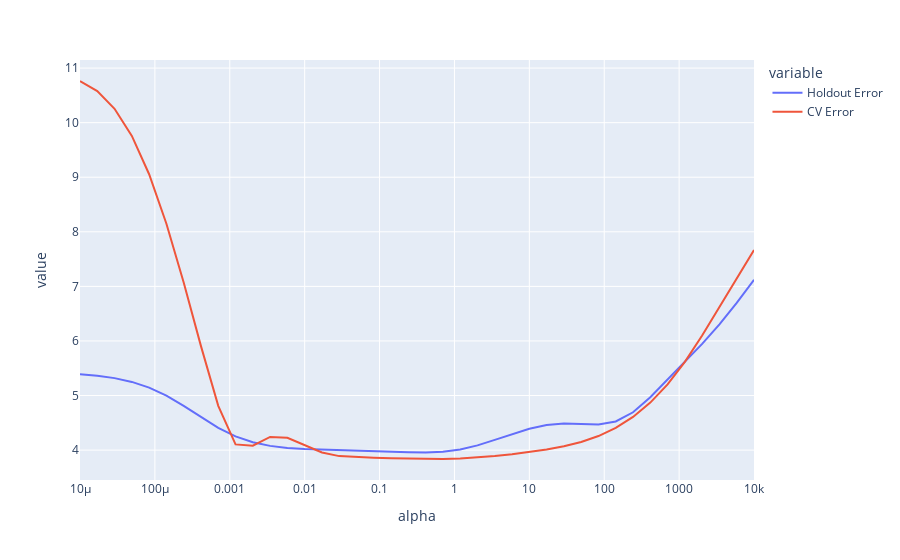

The notebook cell this image was saved under:
### Markdown cell above
The code below shows the holdout error that we computed in the previous problem as well as the 4-fold cross validation error. Note that the cross validation error shows a similar dependency on alpha relative to the holdout error. This is because they are both doing the same thing, namely trying to estimate the expected error on unseen data drawn from distribution from which the training set was drawn. 

In other words, this figure compares the holdout method with 4-fold cross validation.

Note: I don't know why the CV error is so much higher for very small (i.e. very complex) models. Let me know if you figure out why. I suspect it's just random noise.

### Code cell
px.line(error_vs_alpha, x = "alpha", y = ["Holdout Error", "CV Error"], log_x=True)

### Figure 1 — Plotly figure (JSON) as saved in the notebook; plotly's stock layout.template omitted (floating-point values rounded to 4 significant figures)
{"data": [{"hovertemplate": "variable=Holdout Error<br>alpha=%{x}<br>value=%{y}<extra></extra>", "legendgroup": "Holdout Error", "line": {"color": "#636efa", "dash": "solid"}, "marker": {"symbol": "circle"}, "mode": "lines", "name": "Holdout Error", "orientation": "v", "showlegend": true, "type": "scatter", "x": [1e-05, 1.701e-05, 2.894e-05, 4.924e-05, 8.377e-05, 0.0001425, 0.0002424, 0.0004125, 0.0007017, 0.001194, 0.002031, 0.003455, 0.005878, 0.01, 0.01701, 0.02894, 0.04924, 0.08377, 0.1425, 0.2424, 0.4125, 0.7017, 1.194, 2.031, 3.455, 5.878, 10, 17.01, 28.94, 49.24, 83.77, 142.5, 242.4, 412.5, 701.7, 1194.0, 2031.0, 3455.0, 5878.0, 10000], "xaxis": "x", "y": [5.39, 5.363, 5.319, 5.25, 5.145, 4.998, 4.81, 4.603, 4.408, 4.253, 4.145, 4.078, 4.039, 4.018, 4.008, 4.001, 3.994, 3.985, 3.973, 3.962, 3.958, 3.971, 4.012, 4.086, 4.187, 4.296, 4.392, 4.459, 4.486, 4.479, 4.47, 4.524, 4.693, 4.968, 5.29, 5.615, 5.946, 6.304, 6.699, 7.119], "yaxis": "y"}, {"hovertemplate": "variable=CV Error<br>alpha=%{x}<br>value=%{y}<extra></extra>", "legendgroup": "CV Error", "line": {"color": "#EF553B", "dash": "solid"}, "marker": {"symbol": "circle"}, "mode": "lines", "name": "CV Error", "orientation": "v", "showlegend": true, "type": "scatter", "x": [1e-05, 1.701e-05, 2.894e-05, 4.924e-05, 8.377e-05, 0.0001425, 0.0002424, 0.0004125, 0.0007017, 0.001194, 0.002031, 0.003455, 0.005878, 0.01, 0.01701, 0.02894, 0.04924, 0.08377, 0.1425, 0.2424, 0.4125, 0.7017, 1.194, 2.031, 3.455, 5.878, 10, 17.01, 28.94, 49.24, 83.77, 142.5, 242.4, 412.5, 701.7, 1194.0, 2031.0, 3455.0, 5878.0, 10000], "xaxis": "x", "y": [10.76, 10.58, 10.25, 9.756, 9.055, 8.148, 7.07, 5.905, 4.811, 4.104, 4.08, 4.241, 4.225, 4.087, 3.957, 3.89, 3.868, 3.859, 3.85, 3.842, 3.837, 3.838, 3.848, 3.867, 3.893, 3.925, 3.963, 4.01, 4.07, 4.149, 4.257, 4.407, 4.608, 4.87, 5.204, 5.617, 6.1, 6.625, 7.158, 7.666], "yaxis": "y"}], "layout": {"legend": {"title": {"text": "variable"}, "tracegroupgap": 0}, "margin": {"t": 60}, "xaxis": {"anchor": "y", "domain": [0, 1], "title": {"text": "alpha"}, "type": "log"}, "yaxis": {"anchor": "x", "domain": [0, 1], "title": {"text": "value"}}}}
